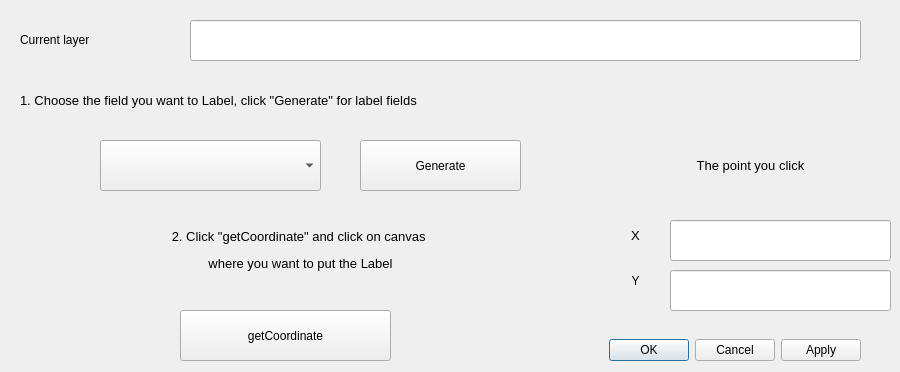
<?xml version="1.0" encoding="UTF-8"?>
<ui version="4.0">
 <class>Dialog</class>
 <widget class="QDialog" name="Dialog">
  <property name="geometry">
   <rect>
    <x>0</x>
    <y>0</y>
    <width>900</width>
    <height>372</height>
   </rect>
  </property>
  <property name="windowTitle">
   <string>EasyMinimumLabeling</string>
  </property>
  <widget class="QLabel" name="lbY">
   <property name="geometry">
    <rect>
     <x>620</x>
     <y>261</y>
     <width>31</width>
     <height>41</height>
    </rect>
   </property>
   <property name="text">
    <string>&lt;html&gt;&lt;head/&gt;&lt;body&gt;&lt;p align=&quot;center&quot;&gt;Y&lt;/p&gt;&lt;/body&gt;&lt;/html&gt;</string>
   </property>
  </widget>
  <widget class="QLabel" name="lbClick">
   <property name="geometry">
    <rect>
     <x>10</x>
     <y>200</y>
     <width>581</width>
     <height>101</height>
    </rect>
   </property>
   <property name="text">
    <string>&lt;html&gt;&lt;head/&gt;&lt;body&gt;&lt;p align=&quot;center&quot;&gt;&lt;span style=&quot; font-size:10pt;&quot;&gt;2. Click &amp;quot;getCoordinate&amp;quot; and click on canvas &lt;/span&gt;&lt;/p&gt;&lt;p align=&quot;center&quot;&gt;&lt;span style=&quot; font-size:10pt;&quot;&gt;where you want to put the Label&lt;/span&gt;&lt;/p&gt;&lt;/body&gt;&lt;/html&gt;</string>
   </property>
  </widget>
  <widget class="QDialogButtonBox" name="buttonBox">
   <property name="geometry">
    <rect>
     <x>530</x>
     <y>320</y>
     <width>331</width>
     <height>61</height>
    </rect>
   </property>
   <property name="orientation">
    <enum>Qt::Horizontal</enum>
   </property>
   <property name="standardButtons">
    <set>QDialogButtonBox::Apply|QDialogButtonBox::Cancel|QDialogButtonBox::Ok</set>
   </property>
  </widget>
  <widget class="QPushButton" name="pbnGetcoordinate">
   <property name="geometry">
    <rect>
     <x>180</x>
     <y>310</y>
     <width>211</width>
     <height>51</height>
    </rect>
   </property>
   <property name="text">
    <string>getCoordinate</string>
   </property>
  </widget>
  <widget class="QLabel" name="lbPoint">
   <property name="geometry">
    <rect>
     <x>620</x>
     <y>140</y>
     <width>261</width>
     <height>51</height>
    </rect>
   </property>
   <property name="text">
    <string>&lt;html&gt;&lt;head/&gt;&lt;body&gt;&lt;p align=&quot;center&quot;&gt;&lt;span style=&quot; font-size:10pt;&quot;&gt;The point you click&lt;/span&gt;&lt;/p&gt;&lt;/body&gt;&lt;/html&gt;</string>
   </property>
  </widget>
  <widget class="QLabel" name="lbField">
   <property name="geometry">
    <rect>
     <x>20</x>
     <y>60</y>
     <width>881</width>
     <height>81</height>
    </rect>
   </property>
   <property name="text">
    <string>&lt;html&gt;&lt;head/&gt;&lt;body&gt;&lt;p&gt;&lt;span style=&quot; font-size:10pt;&quot;&gt;1. Choose the field you want to Label, click &amp;quot;Generate&amp;quot; for label fields&lt;/span&gt;&lt;/p&gt;&lt;/body&gt;&lt;/html&gt;</string>
   </property>
  </widget>
  <widget class="QLabel" name="lbX">
   <property name="geometry">
    <rect>
     <x>620</x>
     <y>220</y>
     <width>31</width>
     <height>31</height>
    </rect>
   </property>
   <property name="frameShape">
    <enum>QFrame::NoFrame</enum>
   </property>
   <property name="text">
    <string>&lt;html&gt;&lt;head/&gt;&lt;body&gt;&lt;p align=&quot;center&quot;&gt;&lt;span style=&quot; font-size:10pt;&quot;&gt;X&lt;/span&gt;&lt;/p&gt;&lt;/body&gt;&lt;/html&gt;</string>
   </property>
  </widget>
  <widget class="QComboBox" name="cbField">
   <property name="geometry">
    <rect>
     <x>100</x>
     <y>140</y>
     <width>221</width>
     <height>51</height>
    </rect>
   </property>
  </widget>
  <widget class="QLineEdit" name="txX">
   <property name="geometry">
    <rect>
     <x>670</x>
     <y>220</y>
     <width>221</width>
     <height>41</height>
    </rect>
   </property>
  </widget>
  <widget class="QLineEdit" name="txY">
   <property name="geometry">
    <rect>
     <x>670</x>
     <y>270</y>
     <width>221</width>
     <height>41</height>
    </rect>
   </property>
  </widget>
  <widget class="QLabel" name="lbLayer">
   <property name="geometry">
    <rect>
     <x>20</x>
     <y>20</y>
     <width>171</width>
     <height>41</height>
    </rect>
   </property>
   <property name="text">
    <string>&lt;html&gt;&lt;head/&gt;&lt;body&gt;&lt;p&gt;Current layer&lt;/p&gt;&lt;/body&gt;&lt;/html&gt;</string>
   </property>
  </widget>
  <widget class="QLineEdit" name="txLayer">
   <property name="geometry">
    <rect>
     <x>190</x>
     <y>20</y>
     <width>671</width>
     <height>41</height>
    </rect>
   </property>
  </widget>
  <widget class="QPushButton" name="pbnGenerate">
   <property name="geometry">
    <rect>
     <x>360</x>
     <y>140</y>
     <width>161</width>
     <height>51</height>
    </rect>
   </property>
   <property name="text">
    <string>Generate</string>
   </property>
  </widget>
 </widget>
 <resources/>
 <connections>
  <connection>
   <sender>buttonBox</sender>
   <signal>accepted()</signal>
   <receiver>Dialog</receiver>
   <slot>accept()</slot>
   <hints>
    <hint type="sourcelabel">
     <x>248</x>
     <y>254</y>
    </hint>
    <hint type="destinationlabel">
     <x>157</x>
     <y>274</y>
    </hint>
   </hints>
  </connection>
  <connection>
   <sender>buttonBox</sender>
   <signal>rejected()</signal>
   <receiver>Dialog</receiver>
   <slot>reject()</slot>
   <hints>
    <hint type="sourcelabel">
     <x>316</x>
     <y>260</y>
    </hint>
    <hint type="destinationlabel">
     <x>286</x>
     <y>274</y>
    </hint>
   </hints>
  </connection>
 </connections>
</ui>
